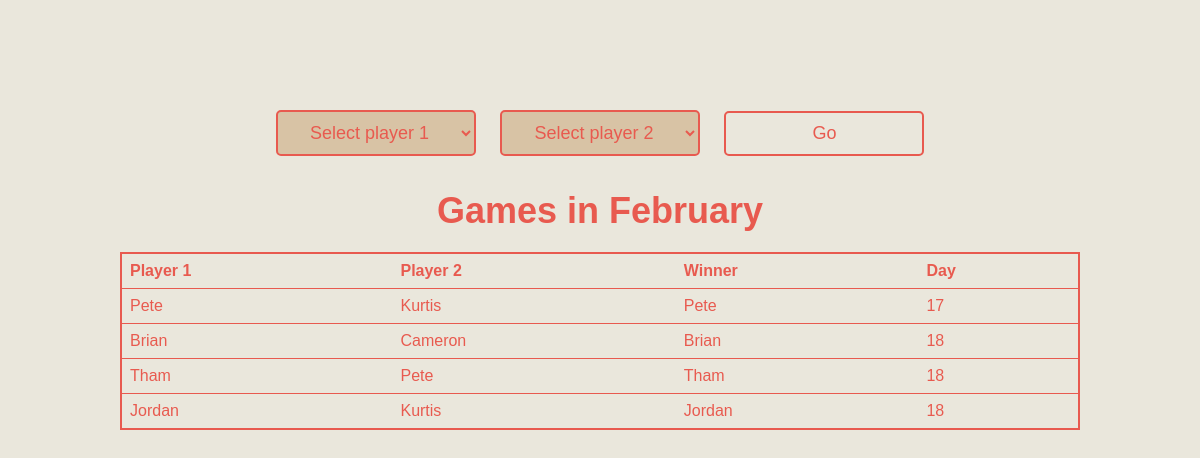
The page /pool/games/ on the database as committed earlier.
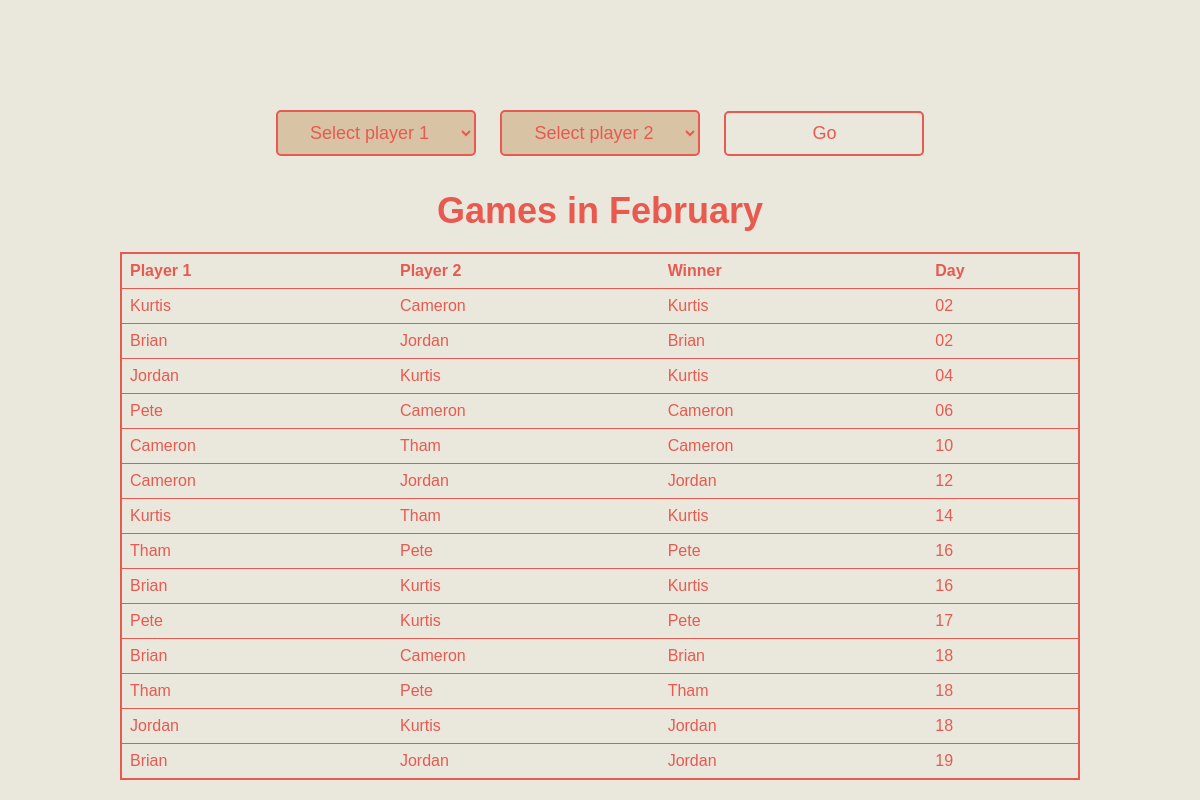
The same page on the database as committed later.
### pool/models.py (models this page shows, shortened)
class Game(models.Model):
    player_1 = models.ForeignKey(Player, related_name='games_as_player_1', on_delete=models.CASCADE)
    player_2 = models.ForeignKey(Player, related_name='games_as_player_2', on_delete=models.CASCADE)
    winner = models.ForeignKey(Player, related_name='won_games', on_delete=models.CASCADE)
    game_date = models.DateTimeField()

class Player(models.Model):
    name = models.CharField(max_length=200)
    def __str__(self):
        return self.name

### pool/views.py (the view)
# urls.py: path('games/', views.games, name='games'),
def games(request, month=None):
    if month is None:
        month = datetime.now().month
    games_in_month = Game.objects.filter(game_date__month=month).order_by("game_date")
    players = Player.objects.all()
    context = {
        "games_list": games_in_month,
        "players": players
               }
    return render(request, "pool/games.html", context)

### pool/templates/pool/games.html (shortened to what this page needs)
<!DOCTYPE html>
<html lang="en">
<head>
    {% load static %}
    <link rel="stylesheet" href="{% static 'pool/css/styles.css' %}">
</head>
    <body>
        <div class="container">
            {% if games_list %}
            <select id="player-select-1" class="player-select">
                <option value="">Select player 1</option>
            </select>
            <select id="player-select-2" class="player-select">
                <option value="">Select player 2</option>
            </select>
            <button class="button" id="filter-button">Go</button>
            {% with games_list.0.game_date|date:"F" as month_name %}
            <h1>Games in {{ month_name }}</h1>
            {% endwith %}
            <div id="game-table">
                <table>
                    <thead>
                        <tr>
                            <th>Player 1</th>
                            <th>Player 2</th>
                            <th>Winner</th>
                            <th>Day</th>
                        </tr>
                    </thead>
                    <tbody>
                        {% for game in games_list %}
                        <tr>
                            <td>{{ game.player_1 }}</td>
                            <td>{{ game.player_2 }}</td>
                            <td>{{ game.winner }}</td>
                            <td>{{ game.game_date|date:"d" }}</td>
                        </tr>
                        {% endfor %}
                    </tbody>
                </table>
            </div>
            {% else %}
            <h1>No games played in this month</h1>
            {% endif %}
        </div>
</body>
</html>

### static/pool/css/styles.css (style rules this page uses)
body { background-color: #EAE7DC; color: #E85A4F; font-family: Arial, sans-serif; margin: 0; padding: 0; }
.container { text-align: center; margin-top: 100px; }
h1 { font-size: 36px; margin-bottom: 20px; font-color: 66FCF1; }
table { width: 80%; margin: 0 auto; border-collapse: collapse; border: 2px solid #E85A4F; }
th, td { padding: 8px; text-align: left; border-bottom: 1px solid #E85A4F; }
th { background-color: #EAE7DC; }
.button { display: inline-block; padding: 10px 20px; margin: 10px; text-decoration: none; color: #E85A4F; background-color: #EAE7DC; border: 2px solid #E85A4F; border-radius: 5px; font-size: 18px; width: 200px; text-align: center; transition: background-color 0.3s, border-color 0.3s; }
.player-select { display: inline-block; padding: 10px 20px; margin: 10px; text-decoration: none; color: #E85A4F; background-color: #D8C3A5; border: 2px solid #E85A4F; border-radius: 5px; font-size: 18px; width: 200px; text-align: center; transition: background-color 0.3s, border-color 0.3s; }

Rows that differ between the two databases and show on the page:
added Game: player_1 "Kurtis", player_2 "Cameron", winner "Kurtis", game_date "02"
added Game: player_1 "Brian", player_2 "Jordan", winner "Brian", game_date "02"
added Game: player_1 "Jordan", player_2 "Kurtis", winner "Kurtis", game_date "04"
added Game: player_1 "Pete", player_2 "Cameron", winner "Cameron", game_date "06"
added Game: player_1 "Cameron", player_2 "Tham", winner "Cameron", game_date "10"
added Game: player_1 "Cameron", player_2 "Jordan", winner "Jordan", game_date "12"
added Game: player_1 "Kurtis", player_2 "Tham", winner "Kurtis", game_date "14"
added Game: player_1 "Tham", player_2 "Pete", winner "Pete", game_date "16"
added Game: player_1 "Brian", player_2 "Kurtis", winner "Kurtis", game_date "16"
added Game: player_1 "Brian", player_2 "Jordan", winner "Jordan", game_date "19"
